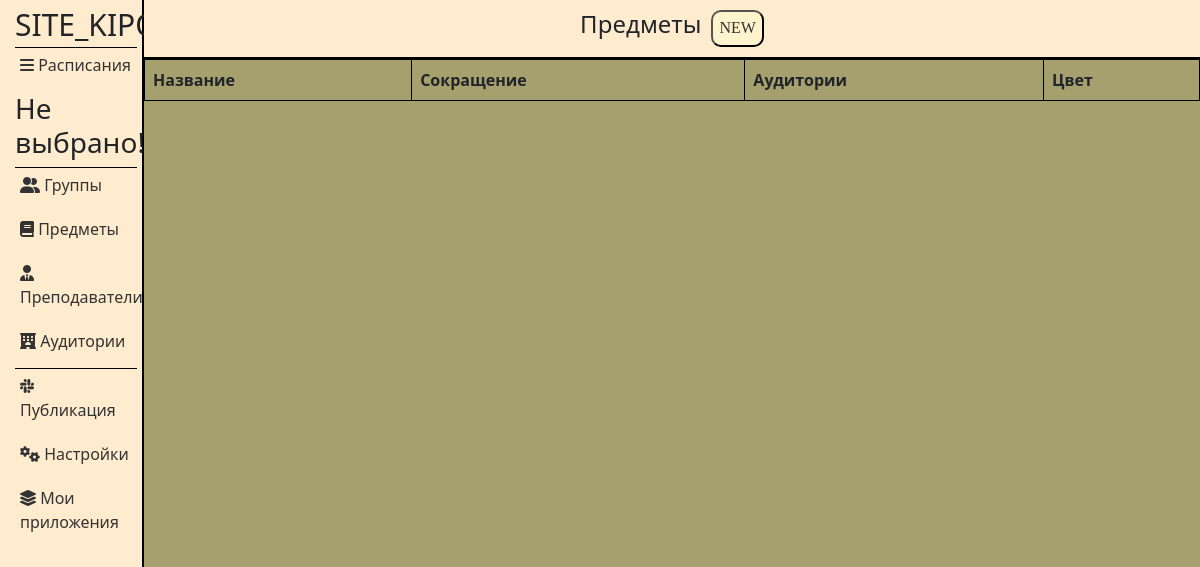
The app's page /applications/12/subjects/, older data.
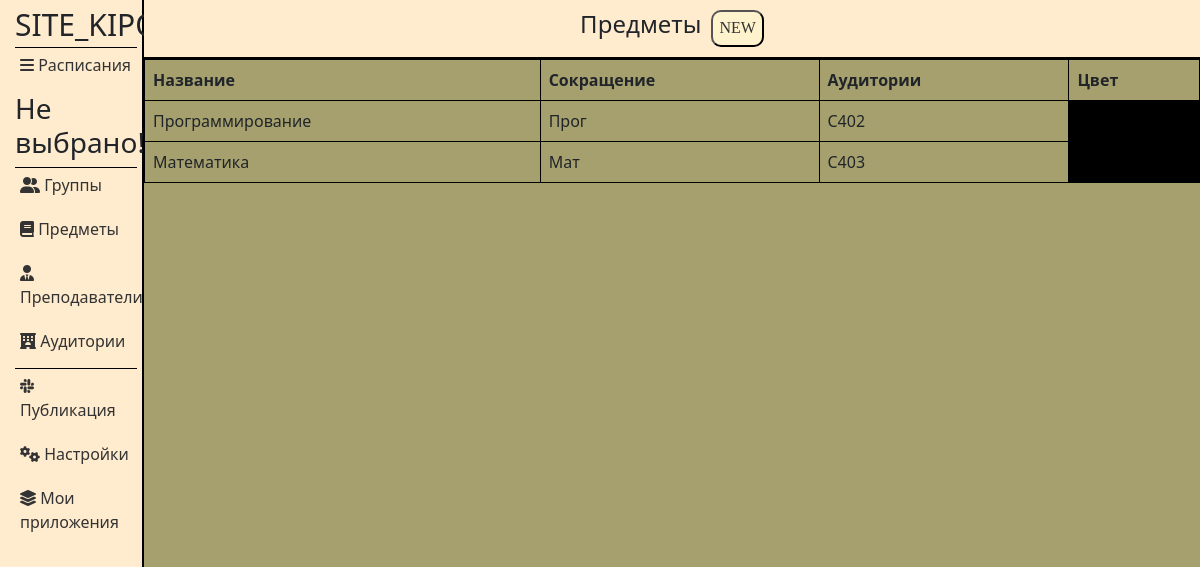
The same page, newer data.
### applications/models.py (models this page shows, shortened)
class Subjects(models.Model):
    title = models.CharField('Название', max_length=50)
    abbreviation = models.CharField('Сокращение', max_length=50)
    cabinets = models.CharField('Аудитории', max_length=50)
    color = models.CharField('Цвет', max_length=50)
    application_id = models.ForeignKey(Applications, on_delete=models.CASCADE, related_name='Subjects')
    class Meta:
        verbose_name = 'Предмет'
        verbose_name_plural = 'Предметы'

### applications/views.py (the view)
def subjects(request, app_id):
    return handle_form(request, app_id, Subjects, SubjectsForm, 'applications/subjects.html')

### applications/models.py (called while the page is built)
    def __str__(self):
        return self.title

### applications/views.py (called while the page is built)
def find_week_title(request):
    week_title = None
    if request.COOKIES.get('selectedElementId'):
        sched_id = request.COOKIES.get('selectedElementId')
        sched_instance = Schedules.objects.get(id=sched_id)
        week_title = sched_instance.title
    else:
        week_title = 'Не выбрано!'
    return week_title

### applications/templates/applications/subjects.html (shortened to what this page needs)
{% extends 'applications/layout.html' %}
{% load static %}
{% block content %}
<div class="features">
    <header>
        <h1>Предметы</h1>
        <button class="popup-btn" id="open_pop_up">NEW</button>
    </header>
    <table class="table">
    <thead>
        <tr>
            <th>Название</th>
            <th>Сокращение</th>
            <th>Аудитории</th>
            <th>Цвет</th>
        </tr>
    </thead>
    <tbody>
        {% for el in groups %}
        <tr>
            <td>{{ el.title }}</td>
            <td>{{ el.abbreviation }}</td>
            <td>{{ el.cabinets }}</td>
            <td style="background-color:{{ el.color }}"></td>
        </tr>
        {% endfor %}
    </tbody>
</table>
</div>
{% endblock %}

Row changes from the older to the newer data that the page shows:
added Subjects: title "Программирование", abbreviation "Прог", cabinets "С402"
added Subjects: title "Математика", abbreviation "Мат", cabinets "С403"
